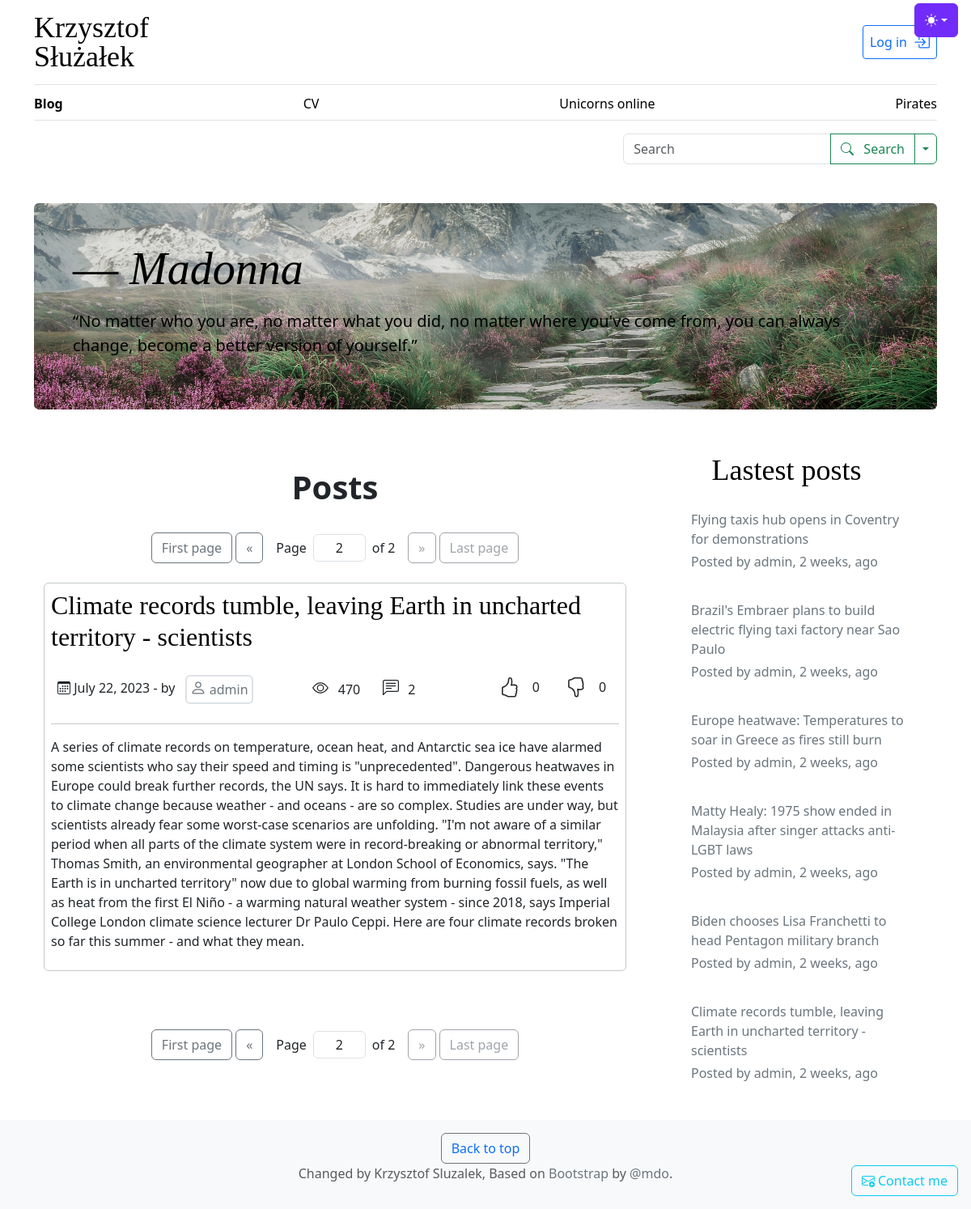
Page /?page=2 on the earlier database version.
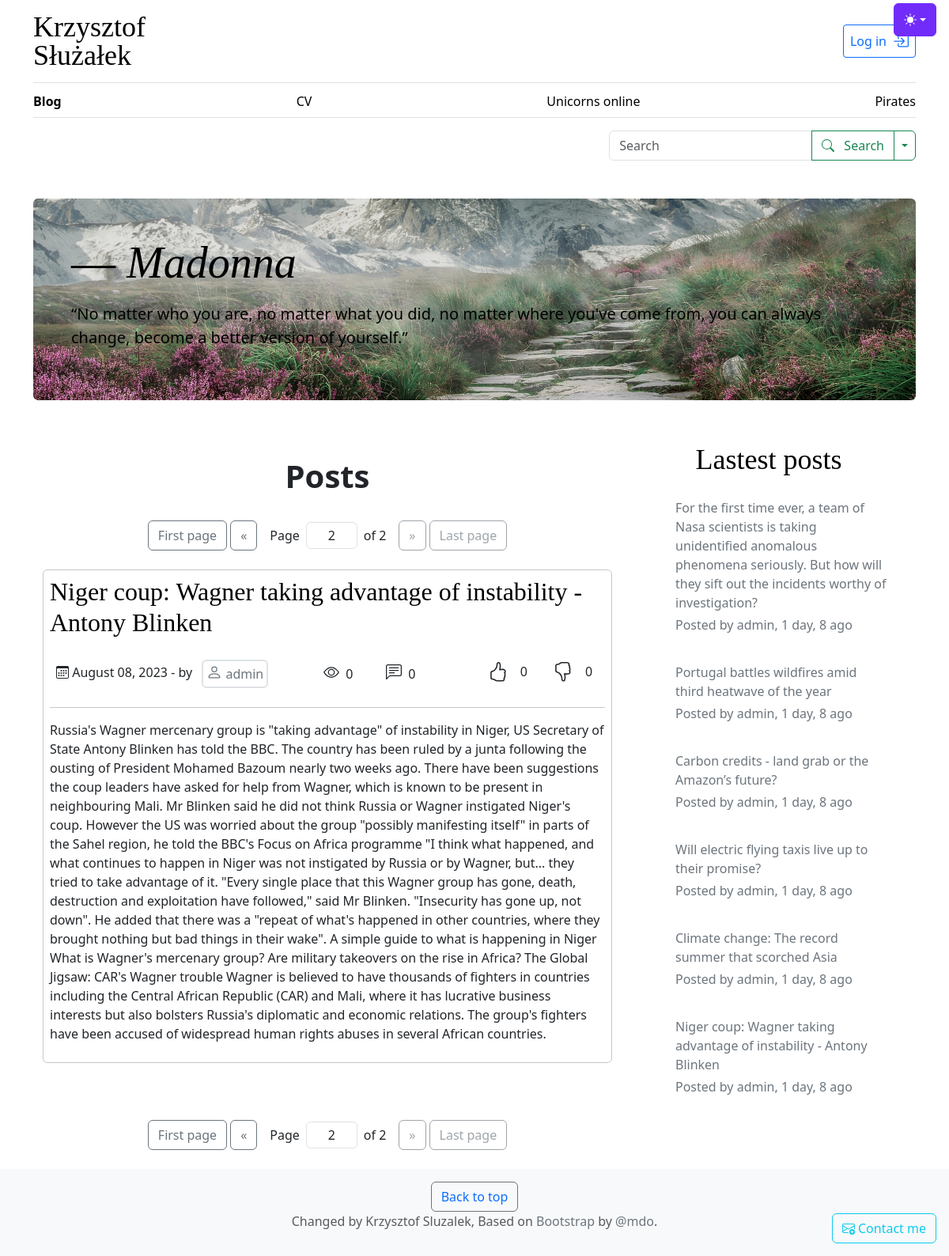
Same page on the later database version.
### posts/models.py (models this page shows)
class Post(models.Model):
    id = models.AutoField(primary_key=True)
    author = models.ForeignKey(User, on_delete=models.CASCADE)
    posted_date = models.DateTimeField(default=timezone.now)
    title = models.TextField()
    content = models.TextField()
    views = models.IntegerField(default=0)
    comments = models.IntegerField(default=0)
    likes = models.IntegerField(default=0)
    dislikes = models.IntegerField(default=0)
    class Meta:
        db_table = 'Post'

### blog/views.py (the view, shortened to what this page needs)
# urls.py: path('', blog_views.home_view, name='home_view'),
def home_view(request):
    searching = None
    all_posts = Post.objects.order_by('-posted_date')
    p = Paginator(all_posts, 5)
    page_number = request.GET.get('page')
    page_obj = p.get_page(page_number)
    data = {'posts':page_obj,
            'all_posts':all_posts[:6],
            'Comments':Comment,
            'timezone':timezone,
            'datetime':datetime,
            'thumbs':PostsThumbs,
            'searched':searching
            }
    return render(request, 'blog/blog.html', data)

### blog/templates/blog/blog.html (shortened to what this page needs)
{% extends 'blog/base.html' %}
{% load static %}
{% load tz %}
{% block content %}
<div class="container">
  <header class="border-bottom lh-1 py-3">
    <div class="row flex-nowrap justify-content-between align-items-center">
      <div class="col-1 text-center">
        <a class="blog-header-logo text-body-emphasis text-decoration-none" href="{% url 'cv_view' %}">
          Krzysztof
          Służałek
        </a>
      </div>
      <div class="col-4 d-flex justify-content-end align-items-center">
        {% if user.is_authenticated %}
        <div class="row">
          <div class="col">
            <button class="btn btn-sm btn-outline-secondary fs-6 mx-2"
              onclick="window.location.href = '{% url 'user_account'  user.username %}'">
              <svg xmlns="http://www.w3.org/2000/svg" width="20" height="20" fill="currentColor"
                class="bi bi-person-circle" viewBox="0 0 16 16">
                <path d="M11 6a3 3 0 1 1-6 0 3 3 0 0 1 6 0z" />
                <path fill-rule="evenodd"
                  d="M0 8a8 8 0 1 1 16 0A8 8 0 0 1 0 8zm8-7a7 7 0 0 0-5.468 11.37C3.242 11.226 4.805 10 8 10s4.757 1.225 5.468 2.37A7 7 0 0 0 8 1z" />
              </svg>
              {{user.username }}
            </button>
          </div>
        </div>
        <button type="button" class="btn btn-sm btn-outline-danger fs-6 mx-2"
          onclick="window.location.href = '{% url 'logout_user' %}'">
          <svg xmlns="http://www.w3.org/2000/svg" width="16" height="16" fill="currentColor" class="bi bi-door-open"
            viewBox="0 0 16 16">
            <path d="M8.5 10c-.276 0-.5-.448-.5-1s.224-1 .5-1 .5.448.5 1-.224 1-.5 1z" />
            <path
              d="M10.828.122A.5.5 0 0 1 11 .5V1h.5A1.5 1.5 0 0 1 13 2.5V15h1.5a.5.5 0 0 1 0 1h-13a.5.5 0 0 1 0-1H3V1.5a.5.5 0 0 1 .43-.495l7-1a.5.5 0 0 1 .398.117zM11.5 2H11v13h1V2.5a.5.5 0 0 0-.5-.5zM4 1.934V15h6V1.077l-6 .857z" />
          </svg>
          Log out
        </button>
        {% else %}
        <button type="button" class="btn btn-sm btn-outline-primary fs-6 d-flex align-items-center p-2"
          onclick="window.location.href = '{% url 'login_view' %}'">
          <span class="me-2">Log in</span>
        </button>
        {% endif %}
      </div>
    </div>
  </header>
  <div class="nav-scroller py-1 mb-3 border-bottom">
    <nav class="nav nav-underline justify-content-between">
      <a class="nav-item nav-link link-body-emphasis active" href="{% url 'home_view' %}">Blog</a>
      <a class="nav-item nav-link link-body-emphasis" href="{% url 'cv_view' %}">CV</a>
      <a class="nav-item nav-link link-body-emphasis disabled" href="#">Unicorns online</a>
      <a class="nav-item nav-link link-body-emphasis disabled" href="#">Pirates</a>
    </nav>
  </div>
</div>
<main class="container">
  <div class="text-center mb-5 d-flex justify-content-end">
    <form role="search" method="POST" action="{% url 'home_view' %}">
      <div class="input-group">
        <input class="form-control " type="search" placeholder="Search" aria-label="Search" name="search_content">
        <button type="submit" class="btn btn-outline-success" >
          Search
        </button>
        <button type="button" class="btn btn-outline-success dropdown-toggle dropdown-toggle-split" data-bs-toggle="dropdown" data-bs-auto-close="outside" aria-expanded="false">
        </button>
      </div>
    </form>
  </div>
  <div class="p-4 p-md-5 mb-5 rounded text-body-emphasis bg-body-secondary" style="background-image: url('{% static "images/mountains.jpg" %}'); background-size: cover; background-position: center; filter: brightness(90%);">
    <h1 class="display-4 fst-italic">― Madonna</h1>
    <p class="lead my-3">“No matter who you are, no matter what you did, no matter where you've come from, you can
      always change, become a better version of yourself.”</p>
  </div>
  <div class="container">
    <div class="row">
      <div class="col">
        <div class="display-6 d-flex justify-content-center my-4 fw-bolder">
          {% if searched %}
          Results for - {{searched}}
          {% else %}
          Posts
          {% endif %}
        </div>
        <div class="d-flex justify-content-center align-items-center mb-3 ">
          {% if posts.has_previous %}
          <div class="p-2 d-flex justify-content-center gap-1 ">
            <a href="?page=1" class="btn btn-outline-secondary ">
              First page
            </a>
            <a href="?page={{ posts.previous_page_number }}" class="btn btn-outline-secondary">
              &laquo;
            </a>
          </div>
          {% endif %}
          <div class="p-2 d-flex justify-content-center align-items-center">
            Page
            <input type="number" id="page_selector" value="{{posts.number}}" min="0" max="{{posts.paginator.num_pages}}" class="form-control d-inline-block p-1 bg-body mx-2 text-center" style="width: fit-content;">
            of {{posts.paginator.num_pages}}
          </div>
          {% if posts.has_next %}
          <div class="p-2 d-flex justify-content-center gap-1">
            <a href="?page={{ posts.next_page_number }}" class="btn btn-outline-secondary">
              &raquo;
            </a>
            <a href="?page={{ posts.paginator.num_pages }}" class="btn btn-outline-secondary">
              Last page
            </a>
          </div>
          {% else %}
          <div class="p-2 d-flex justify-content-center gap-1">
            <a class="btn btn-outline-secondary disabled">
              &raquo;
            </a>
            <a class="btn btn-outline-secondary disabled">
              Last page
            </a>
          </div>
          {% endif %}
        </div>
        {% for post in posts %}
        <article class="blog-post border border-secondary-subtle p-2 rounded">
          <a class="link-offset-2 link-offset-3-hover link-underline link-underline-opacity-0 link-underline-opacity-75-hover"
            href="{% url 'post_view' post.id %}">
            <h2 class="fs-2 link-body-emphasis mb-1">
              {{ post.title }}
            </h2>
          </a>
          <p class="blog-post-meta">
          <div class="d-flex justify-content-between">
            <div class="p-2">
              {{ post.posted_date|date:"F d, Y" }}
              - by
                <button class="btn btn-sm btn-outline-secondary fs-6 mx-2 border border-2 rounded p-1"
                onclick="window.location.href = '{% url 'user_account'  post.author %}'">
                {{ post.author }}
              </button>
            </div>
            <div class="p-2 d-flex align-items-center p-2">
              <div class="row ">
                <div class="col-2">
                </div>
                <div class="col-3 me-2">
                  {{post.views}}
                </div>
                <div class="col-2">
                </div>
                <div class="col-3 me-2">
                  {{post.comments}}
                </div>
              </div>
            </div>
            <div class="p-2 d-flex align-items-center p-2">
              <div class="row ">
                <div class="col-3">
                  <form id="myForm" method="post" action="{% url 'like_clicked' %}">
                  </form>
                </div>
                <div class="col-3 " id="likes-counter-{{ post.id }}">
                  {{post.likes}}
                </div>
                <div class="col-3">
                  <form id="myForm" method="post" action="{% url 'dislike_clicked' %}">
                  </form>
                </div>
                <div class="col-3 " id="dislikes-counter-{{ post.id }}">
                  {{post.dislikes}}
                </div>
              </div>
            </div>
          </div>
          </p>
          <hr>
          <p class="">
            {{ post.content }}
          </p>
        </article>
        {% endfor %}
        <div class="d-flex justify-content-center align-items-center mb-3 ">
          {% if posts.has_previous %}
          <div class="p-2 d-flex justify-content-center gap-1 ">
            <a href="?page=1" class="btn btn-outline-secondary ">
              First page
            </a>
            <a href="?page={{ posts.previous_page_number }}" class="btn btn-outline-secondary">
              &laquo;
            </a>
          </div>
          {% endif %}
          <div class="p-2 d-flex justify-content-center align-items-center">
            Page
            <input type="number" id="page_selector" value="{{posts.number}}" min="0" max="{{posts.paginator.num_pages}}" class="form-control d-inline-block p-1 bg-body mx-2 text-center" style="width: fit-content;">
            of {{posts.paginator.num_pages}}
          </div>
          {% if posts.has_next %}
          <div class="p-2 d-flex justify-content-center gap-1">
            <a href="?page={{ posts.next_page_number }}" class="btn btn-outline-secondary">
              &raquo;
            </a>
            <a href="?page={{ posts.paginator.num_pages }}" class="btn btn-outline-secondary">
              Last page
            </a>
          </div>
          {% else %}
          <div class="p-2 d-flex justify-content-center gap-1">
            <a class="btn btn-outline-secondary disabled">
              &raquo;
            </a>
            <a class="btn btn-outline-secondary disabled">
              Last page
            </a>
          </div>
          {% endif %}
        </div>
      </div>
      <div class="col-4">
        <div class="container">
          <div class="container text-center d-flex justify-content-center align-items-center ">
            <p class="blog-header-logo text-body-emphasis text-decoration-none">
              Lastest posts
            </p>
          </div>
          <ul>
            {% for post in all_posts %}
            <button type="button" class="btn btn-outline-secondary text-start mb-2 w-100 border-0"
              onclick="window.location.href = '{% url 'post_view' post.id %}'">
              <p class="fw-medium mb-1">
                {{ post.title }}
              </p>
              <p class="fw-lighter">
                Posted by {{post.author}},
                {% with time_difference=post.posted_date|timesince:timezone.now|slice:"-6" %}
                {{ time_difference }} ago
              {% endwith %}
              </p>
            </button>
            {% endfor %}
          </ul>
        </div>
      </div>
    </div>
  </div>
</main>
{% endblock %}

### blog/templates/blog/base.html (shortened to what this page needs)
{% load static %}
{% load tz %}
<!doctype html>
<html lang="en" data-bs-theme="auto">
  <head><script src="{% static 'js/color-modes.js' %}"></script>
    <link href="{% static 'css/bootstrap.min.css' %}" rel="stylesheet">
    <link href="{% static 'css/blog.css' %}" rel="stylesheet">
  </head>
  <body>
    <div class="dropdown position-fixed top-2 end-0 mb-3 mt-1 me-3 bd-mode-toggle">
      <button class="btn btn-bd-primary py-2 dropdown-toggle d-flex align-items-center"
              id="bd-theme"
              type="button"
              aria-expanded="false"
              data-bs-toggle="dropdown"
              aria-label="Toggle theme (auto)">
        <svg class="bi my-1 theme-icon-active" width="1em" height="1em"><use href="#circle-half"></use></svg>
      </button>
    </div>
    <button type="button" class="btn btn-outline-info position-fixed bottom-0 end-0 mb-3 mt-1 me-3 bd-mode-toggle" data-bs-toggle="modal" data-bs-target="#contact_me_modal">
      Contact me
    </button>
{% block content %}
{% endblock %}
<footer class="py-3 text-center text-body-secondary bg-body-tertiary ">
  <button type="button" class="btn btn-outline-secondary decor"><a href="#" class="text-decoration-none">Back to top</a></button>
  <p>Changed by Krzysztof Sluzalek, Based on <a href="https://getbootstrap.com/" class="text-decoration-none text-secondary">Bootstrap</a> by <a href="https://twitter.com/mdo" class="text-decoration-none text-secondary">@mdo</a>.</p>
</footer>
</body>
</html>

### blog/static/css/blog.css (style rules this page uses)
.blog-header-logo { font-family: "Playfair Display", Georgia, "Times New Roman", serif; font-size: 2.25rem; }
h1, h2, h3, h4, h5, h6 { font-family: "Playfair Display", Georgia, "Times New Roman", serif; }
.blog-post { margin-bottom: 4rem; }
.blog-post-meta { margin-bottom: 1.25rem; color: #727272; }
.bi { vertical-align: -.125em; fill: currentColor; }
.nav-scroller { position: relative; z-index: 2; height: 2.75rem; overflow-y: hidden; }
.nav-scroller .nav { display: flex; flex-wrap: nowrap; padding-bottom: 1rem; margin-top: -1px; overflow-x: auto; text-align: center; white-space: nowrap; -webkit-overflow-scrolling: touch; }
.btn-bd-primary { --bd-violet-bg: #712cf9; --bd-violet-rgb: 112.520718, 44.062154, 249.437846; --bs-btn-font-weight: 600; --bs-btn-color: var(--bs-white); --bs-btn-bg: var(--bd-violet-bg); --bs-btn-border-color: var(--bd-violet-bg); --bs-btn-hover-color: var(--bs-white); --bs-btn-hover-bg: #6528e0; --bs-btn-hover-border-color: #6528e0; --bs-btn-focus-shadow-rgb: var(--bd-violet-rgb); --bs-btn-active-color: var(--bs-btn-hover-color); --bs-btn-active-bg: #5a23c8; --bs-btn-active-border-color: #5a23c8; }
.bd-mode-toggle { z-index: 1500; }

Differences in the rows shown:
removed Post: title "Climate records tumble, leaving Earth in uncharted territory - scientists", posted_date "July 22, 2023", author "admin", views "470", comments "2", likes "0", dislikes "0", content "A series of climate records on temperature, ocean heat, and Antarctic sea ice have alarmed some scientists who say their speed and timing is \"unprecedented\". Dangerous heatwaves in Europe could break further records, the UN says. It is hard to immediately link these events to climate change because weather - and oceans - are so complex. Studies are under way, but scientists already fear some worst-case scenarios are unfolding. \"I'm not aware of a similar period when all parts of the climate system were in record-breaking or abnormal territory,\" Thomas Smith, an environmental geographer at London School of Economics, says. \"The Earth is in uncharted territory\" now due to global warming from…", post "2 weeks,"
removed Post: title "Flying taxis hub opens in Coventry for demonstrations", author "admin", post "2 weeks,"
removed Post: title "Brazil's Embraer plans to build electric flying taxi factory near Sao Paulo", author "admin", post "2 weeks,"
removed Post: title "Europe heatwave: Temperatures to soar in Greece as fires still burn", author "admin", post "2 weeks,"
removed Post: title "Matty Healy: 1975 show ended in Malaysia after singer attacks anti-LGBT laws", author "admin", post "2 weeks,"
removed Post: title "Biden chooses Lisa Franchetti to head Pentagon military branch", author "admin", post "2 weeks,"
added Post: title "Niger coup: Wagner taking advantage of instability - Antony Blinken", posted_date "August 08, 2023", author "admin", views "0", comments "0", likes "0", dislikes "0", content "Russia's Wagner mercenary group is \"taking advantage\" of instability in Niger, US Secretary of State Antony Blinken has told the BBC. The country has been ruled by a junta following the ousting of President Mohamed Bazoum nearly two weeks ago. There have been suggestions the coup leaders have asked for help from Wagner, which is known to be present in neighbouring Mali. Mr Blinken said he did not think Russia or Wagner instigated Niger's coup. However the US was worried about the group \"possibly manifesting itself\" in parts of the Sahel region, he told the BBC's Focus on Africa programme \"I think what happened, and what continues to happen in Niger was not instigated by Russia or by Wagner,…", post "1 day, 8"
added Post: title "For the first time ever, a team of Nasa scientists is taking unidentified anomalous phenomena seriously. But how will they sift out the incidents worthy of investigation?", author "admin", post "1 day, 8"
added Post: title "Portugal battles wildfires amid third heatwave of the year", author "admin", post "1 day, 8"
added Post: title "Carbon credits - land grab or the Amazon’s future?", author "admin", post "1 day, 8"
added Post: title "Will electric flying taxis live up to their promise?", author "admin", post "1 day, 8"
added Post: title "Climate change: The record summer that scorched Asia", author "admin", post "1 day, 8"
